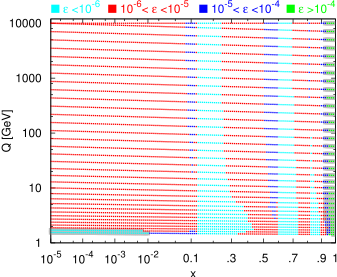

Recreate this plot in gnuplot.
# gnuplot file

#res-grid/dy0.2-order6-hires15-dlnlnQ0.05-du0.4-olnlnQ4-speed.res

reset

file="res-grid/dy0.2-order6-hires15-dlnlnQ0.05-du0.4-olnlnQ4-speed.res"

set yrange [1:1.2e4]
set ylabel 'Q [GeV]' offset 4
set log y
load "xaxis.gp"
myfont="Helvetica,17"
set xtics font myfont
set ytics font myfont
set ylabel font myfont 
set xlabel font myfont offset 0.0,0.5
set size  0.8

set label 4 "{/ZapfDingbats n} {/Symbol e}&,>10^{-4}" at graph 1.0,1.05 right tc ls 4 font myfont
set label 5 "{/ZapfDingbats n} 10^{-5}<&,{/Symbol e}&,<10^{-4}" at graph 0.52,1.05 tc ls 5 font myfont
set label 6 "{/ZapfDingbats n} 10^{-6}<&,{/Symbol e}&,<10^{-5}" at graph 0.20,1.05 tc ls 6 font myfont
set label 7 "{/ZapfDingbats n} {/Symbol e}&,>10^{-6}" at graph 0.0,1.05 tc ls 7 font myfont

set style line 10 lt 1 pt 5 lc rgb "#c0c0c0"
set style line 4 lt 2 pt 5 ps 0.3
set style line 5 lt 3 pt 5 ps 0.3
set style line 6 lt 1 pt 5 ps 0.3
set style line 7 lt 5 pt 5 ps 0.3



plot \
     "< ./compare2files_v2 res-grid/dy0.2-order-6-4grids-nopreev-dlnlnQ0.005-du0.005-olnlnQ4.res res-grid/reference.res -channel 4 -minerr -1 -maxerr -1 -protect" u (zeta_of_y($1)):2 w p ls 10 t '',\
     "< ./compare2files_v2 res-grid/dy0.2-order-6-4grids-nopreev-dlnlnQ0.005-du0.005-olnlnQ4.res res-grid/reference.res -channel -2 -minerr -1 -maxerr -1 -protect" u (zeta_of_y($1)):2 w p ls 10 t '',\
     "< ./compare2files_v2 res-grid/dy0.2-order-6-4grids-nopreev-dlnlnQ0.005-du0.005-olnlnQ4.res res-grid/reference.res -channel 11 -minerr 1e-4 -protect" u (zeta_of_y($1)):2 w p ls 4 t '',\
     "< ./compare2files_v2 res-grid/dy0.2-order-6-4grids-nopreev-dlnlnQ0.005-du0.005-olnlnQ4.res res-grid/reference.res -channel 11 -maxerr 1e-4 -minerr 1e-5 -protect" u (zeta_of_y($1)):2 w p ls 5 t '',\
     "< ./compare2files_v2 res-grid/dy0.2-order-6-4grids-nopreev-dlnlnQ0.005-du0.005-olnlnQ4.res res-grid/reference.res -channel 11 -maxerr 1e-5 -minerr 1e-6 -protect" u (zeta_of_y($1)):2 w p ls 6 t '',\
     "< ./compare2files_v2 res-grid/dy0.2-order-6-4grids-nopreev-dlnlnQ0.005-du0.005-olnlnQ4.res res-grid/reference.res -channel 11 -maxerr 1e-6 -protect" u (zeta_of_y($1)):2 w p ls 7 t ''
